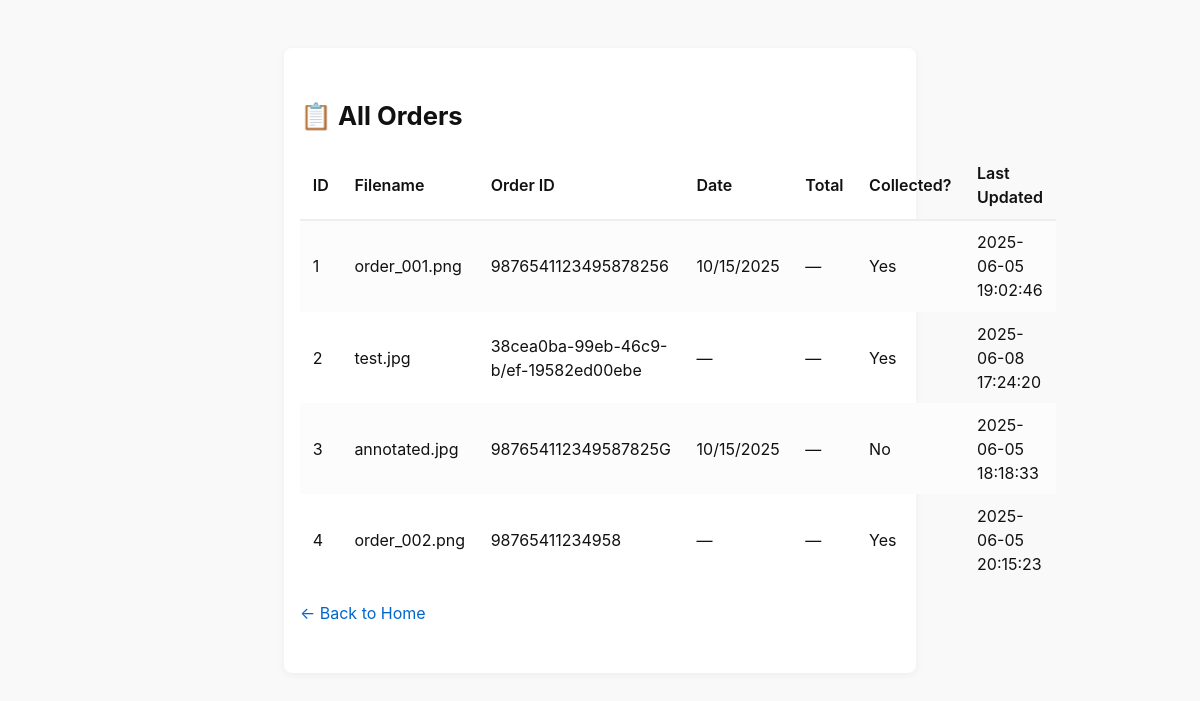
The page /orders on the database its author committed.
### models.py (models this page shows)
class Order(Base):
    __tablename__ = "orders"
    id = Column(Integer, primary_key=True, index=True)
    filename = Column(String, nullable=True)      # optional link to original image
    order_id = Column(String, unique=True, index=True, nullable=False)
    date = Column(String, nullable=True)
    total = Column(String, nullable=True)
    collected = Column(Boolean, default=False)
    last_updated = Column(DateTime, nullable=True)  # if you want to track update time

### app.py (the view)
@app.get("/orders", response_class=HTMLResponse)
async def view_all_orders(request: Request, db: Session = Depends(get_db)):
    all_orders = db.query(Order).order_by(Order.id).all()
    return templates.TemplateResponse("orders.html", {
        "request": request,
        "orders": all_orders
    })

### templates/orders.html
{% extends "base.html" %}
{% block content %}
  <h1>📋 All Orders</h1>
  <table>
    <tr>
      <th>ID</th>
      <th>Filename</th>
      <th>Order ID</th>
      <th>Date</th>
      <th>Total</th>
      <th>Collected?</th>
      <th>Last Updated</th>
    </tr>
    {% for o in orders %}
      <tr>
        <td>{{ o.id }}</td>
        <td>{{ o.filename or "—" }}</td>
        <td>{{ o.order_id or "—" }}</td>
        <td>{{ o.date or "—" }}</td>
        <td>{{ o.total or "—" }}</td>
        <td>{{ "Yes" if o.collected else "No" }}</td>
        <td>{{ o.last_updated.strftime("%Y-%m-%d %H:%M:%S") }}</td>
      </tr>
    {% endfor %}
  </table>
  <p><a href="/">← Back to Home</a></p>
{% endblock %}

### templates/base.html (shortened to what this page needs)
<!DOCTYPE html>
<html lang="en">
<head>
</head>
<body>
  <div class="container fade-in">
    {% block content %}{% endblock %}
  </div>
</body>
</html>

### templates/base.html (style rules this page uses)
html, body { margin: 0; padding: 0; background: #f9f9f9; color: #111; font-family: -apple-system, BlinkMacSystemFont, "Segoe UI", Roboto, Helvetica, Arial, sans-serif; line-height: 1.5; height: 100%; width: 100%; overflow-x: hidden; }
a { color: #0066cc; text-decoration: none; transition: color 0.2s ease; }
.fade-in { animation: fadeIn 0.35s ease-out both; }
.container { max-width: 600px; margin: 3rem auto; padding: 2rem 1rem; background: #ffffff; border-radius: 8px; box-shadow: 0 2px 8px rgba(0,0,0,0.05); opacity: 0; animation: fadeIn 0.35s ease-out forwards; }
h1 { font-size: 1.6rem; margin-bottom: 1rem; }
p { margin-bottom: 1rem; }
table { width: 100%; border-collapse: collapse; margin-top: 1rem; }
th, td { padding: 0.6rem 0.8rem; text-align: left; }
th { font-weight: 600; border-bottom: 2px solid #eee; }
tr:nth-child(even) { background: #fcfcfc; }

### rows shown on the page
Order: id "1", filename "order_001.png", order "9876541123495878256", date "10/15/2025", total "—", collected "Yes", last_updated "2025-06-05 19:02:46"
Order: id "2", filename "test.jpg", order "38cea0ba-99eb-46c9-b/ef-19582ed00ebe", date "—", total "—", collected "Yes", last_updated "2025-06-08 17:24:20"
Order: id "3", filename "annotated.jpg", order "987654112349587825G", date "10/15/2025", total "—", collected "No", last_updated "2025-06-05 18:18:33"
Order: id "4", filename "order_002.png", order "98765411234958", date "—", total "—", collected "Yes", last_updated "2025-06-05 20:15:23"
